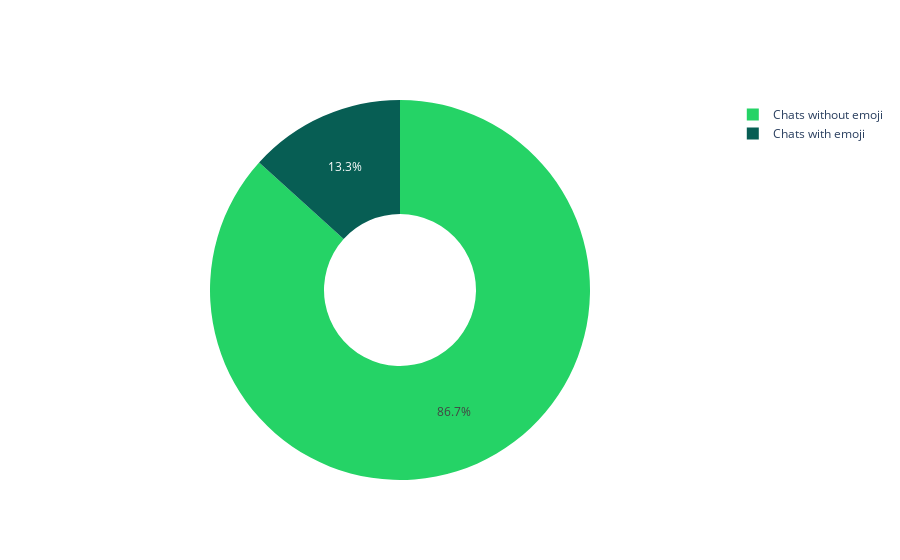

The notebook cell saved with this chart:
### Markdown cell above
Emoji frequency in chats

### Code cell
fig = go.Figure(data=go.Pie(labels=['Chats without emoji', 'Chats with emoji'],
                            values=chat.assign(is_emoji=chat['emoji'].apply(lambda x: True if x != '' else False)).groupby('is_emoji').count()[['message']].reset_index()['message'],
                            hole=.4, marker=dict(colors=[ '#25D366', '#075E54',])))
fig.update_traces(hoverinfo='label+value')
py.plot(fig, filename='Emoji frequency in chats', auto_open=False)
fig

### Figure 1 — Plotly figure (JSON) as saved in the notebook; plotly's stock layout.template omitted (floating-point values rounded to 4 significant figures)
{"data": [{"hole": 0.4, "hoverinfo": "label+value", "labels": ["Chats without emoji", "Chats with emoji"], "marker": {"colors": ["#25D366", "#075E54"]}, "type": "pie", "values": [1846, 283]}], "layout": {}}
